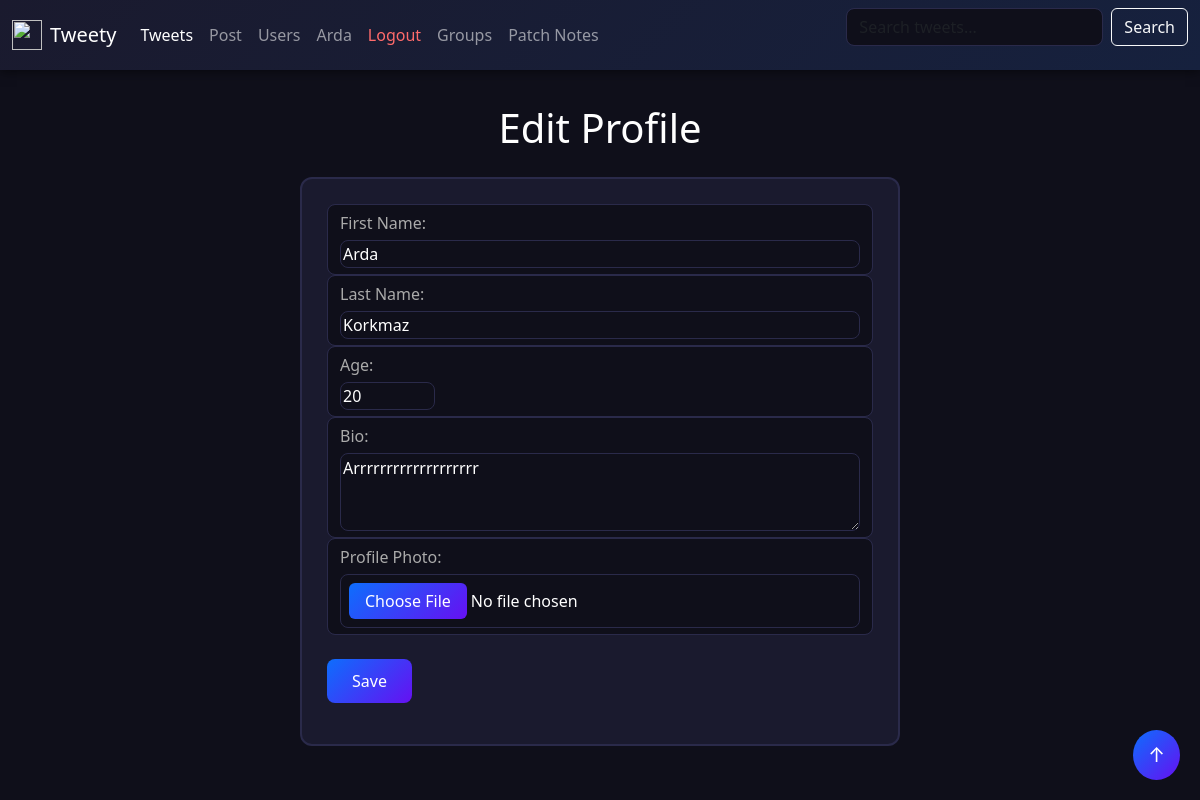
Page /tweetapp/edit-profile/ (signed in) on the earlier database version.
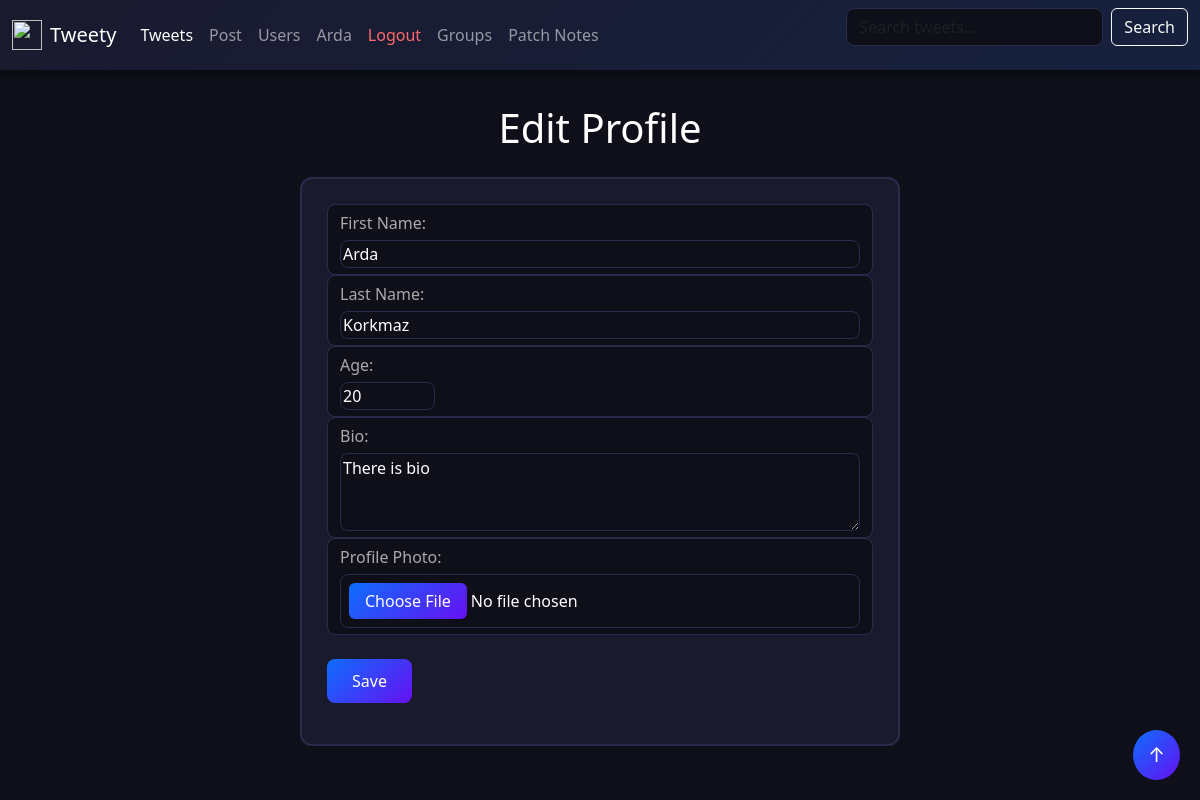
Same page on the later database version.
### tweetapp/models.py (models this page shows, shortened)
class Profile(models.Model):
    user = models.OneToOneField(User, on_delete=models.CASCADE, related_name='profile')
    bio = models.CharField(max_length=160, blank=True)
    profile_image = models.ImageField(upload_to='profile_images/', blank=True)
    first_name = models.CharField(max_length=50, blank=True)
    last_name = models.CharField(max_length=50, blank=True)
    age = models.PositiveIntegerField(null=True, blank=True)

### tweetapp/views.py (the view)
# urls.py: path('edit-profile/', views.edit_profile, name='edit_profile'),
def edit_profile(request):
    if not request.user.is_authenticated:
        messages.warning(request, "Profil düzenlemek için giriş yapmalısın!")
        return redirect('/login/')
    if not hasattr(request.user, 'profile'):
        models.Profile.objects.create(user=request.user)
    if request.method == "POST":
        form = ProfileForm(request.POST, request.FILES)
        if form.is_valid():
            profile = request.user.profile
            profile.first_name = form.cleaned_data['first_name']
            profile.last_name = form.cleaned_data['last_name']
            profile.age = form.cleaned_data['age']
            profile.bio = form.cleaned_data['bio']
            if form.cleaned_data['profile_image']:
                profile.profile_image = form.cleaned_data['profile_image']
            profile.save()
            return redirect('tweetapp:profile', username=request.user.username)
        else:
            return render(request, 'tweetapp/edit_profile.html', context={"form": form})
    else:
        profile = request.user.profile
        form = ProfileForm(initial={
            'first_name': profile.first_name,
            'last_name': profile.last_name,
            'age': profile.age,
            'bio': profile.bio,
        })
        return render(request, 'tweetapp/edit_profile.html', context={"form": form})

### tweetapp/forms.py
class ProfileForm(forms.Form):
    first_name = forms.CharField(label="First Name", max_length=50, required=False)
    last_name = forms.CharField(label="Last Name", max_length=50, required=False)
    age = forms.IntegerField(label="Age", required=False, min_value=18, max_value=150)
    bio = forms.CharField(label="Bio", max_length=160, required=False,
                          widget=forms.Textarea(attrs={"class": "tweetmessage", "rows": 3}))
    profile_image = forms.ImageField(label="Profile Photo", required=False)

### tweetapp/templates/tweetapp/edit_profile.html (shortened to what this page needs)
{% extends "base.html" %}
{% block content %}
<h1 class="container text-center">Edit Profile</h1>
<div class="container tweetform">
    <form action="" method="POST" enctype="multipart/form-data">
        {% for field in form %}
        <div class="form-control">
            {{ field.label_tag }}
            <br>
            {{ field }}
        </div>
        {% endfor %}
        <br>
        <button type="submit" class="btn btn-primary">Save</button>
    </form>
</div>
{% endblock %}

Differences in the rows shown:
changed Profile "Arda": bio "Arrrrrrrrrrrrrrrrrrr" → "There is bio"
